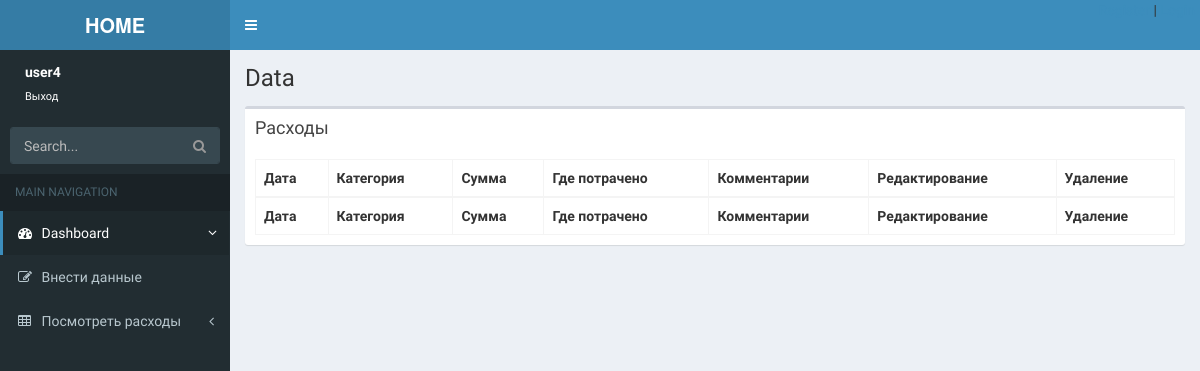
Page /view_all_costs/ (signed in) on the earlier database version.
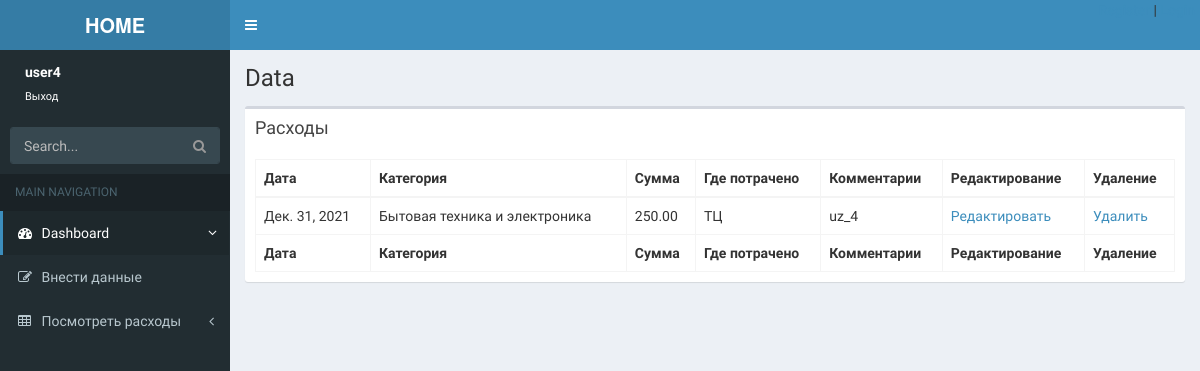
Same page on the later database version.
### h_finance/models.py (models this page shows, shortened)
class Costs(models.Model):
    author = models.ForeignKey(User, on_delete = models.CASCADE, verbose_name='Пользователь', blank = True, null = True)
    title = models.CharField(max_length=150, blank=True)
    category = models.ForeignKey(Category, on_delete=models.PROTECT, null=True)
    data = models.DateField()
    created_at = models.DateField(auto_now_add=True)
    amount = models.DecimalField(max_digits=10, decimal_places=2)
    place_where_spent = models.CharField(max_length=150)
    comments = models.TextField(blank=True)
    class Meta:
        ordering = ['-data']

class Category(models.Model):
    title = models.CharField(max_length=150, db_index=True)
    def __str__(self):
        return self.title
    class Meta:
        ordering = ['title']

### h_finance/views.py (the view)
# urls.py: path('view_all_costs/', AllCosts.as_view(), name='all_costs'),
class AllCosts(LoginRequiredMixin, ListView):
    login_url = reverse_lazy('login')
    model = Costs
    template_name = 'h_finance/view_all_costs.html'
    context_object_name = 'costs'
    def get_context_data(self, *, object_list=None, **kwargs):
        context = super().get_context_data(**kwargs)
        context['title'] = 'Список расходов'
        return context
    def get_queryset(self):
        return Costs.objects.filter(author=self.request.user)

### h_finance/templates/h_finance/view_all_costs.html (shortened to what this page needs)
{% extends 'base.html' %}
{% load static %}
{% block content %}
<div class="content-wrapper">
  <section class="content-header">
    <h1>
      Data
    </h1>
  </section>
  <section class="content">
    <div class="row">
      <div class="col-xs-12">
        <div class="box">
          <div class="box-header">
            <h3 class="box-title">Расходы</h3>
          </div>
          <div class="box-body">
            <table id="example2" class="table table-bordered table-hover">
              <thead>
                <tr>
                  <th>Дата</th>
                  <th>Категория</th>
                  <th>Сумма</th>
                  <th>Где потрачено</th>
                  <th>Комментарии</th>
                  <th>Редактирование</th>
                  <th>Удаление</th>
                </tr>
              </thead>
              <tbody>
                {% for cost in costs %}
                <tr>
                  <td>{{ cost.data }}</td>
                  <td>{{ cost.category }}</td>
                  <td>{{ cost.amount }}</td>
                  <td>{{ cost.place_where_spent }}</td>
                  <td>{{ cost.comments }}</td>
                  <td><a href="{% url 'update_costs' cost.id %}">Редактировать</a></td>
                  <td>
                    <a href="javascript:void()" onclick="delete_question_{{ cost.id }}()">Удалить</a>
                  </td>
                </tr>
                {% endfor %}
              </tbody>
              <tfoot>
                <tr>
                  <th>Дата</th>
                  <th>Категория</th>
                  <th>Сумма</th>
                  <th>Где потрачено</th>
                  <th>Комментарии</th>
                  <th>Редактирование</th>
                  <th>Удаление</th>
                </tr>
              </tfoot>
            </table>
          </div>
        </div>
      </div>
    </div>
  </section>
</div>
{% endblock %}

### templates/base.html (shortened to what this page needs)
{% load static %}
<!DOCTYPE html>
<html>
  <head>
    <link href="{% static 'bootstrap/css/bootstrap.min.css' %}" rel="stylesheet" type="text/css" />
    <link href="https://maxcdn.bootstrapcdn.com/font-awesome/4.3.0/css/font-awesome.min.css" rel="stylesheet" type="text/css" />
    <link href="http://code.ionicframework.com/ionicons/2.0.0/css/ionicons.min.css" rel="stylesheet" type="text/css" />
    <link href="{% static 'plugins/morris/morris.css' %}" rel="stylesheet" type="text/css" />
    <link href="{% static 'plugins/jvectormap/jquery-jvectormap-1.2.2.css' %}" rel="stylesheet" type="text/css" />
    <link href="{% static 'plugins/daterangepicker/daterangepicker-bs3.css' %}" rel="stylesheet" type="text/css" />
    <link href="{% static 'dist/css/AdminLTE.min.css' %}" rel="stylesheet" type="text/css" />
    <link href="{% static 'dist/css/skins/_all-skins.min.css' %}" rel="stylesheet" type="text/css" />
  </head>
  <body class="skin-blue">
    <div class="wrapper">
      {% include 'inc/_header.html' %}
      {% include 'inc/_sidebar.html' %}
      {% block content %} {% endblock %}
    </div>
  </body>
</html>

### templates/inc/_header.html (shortened to what this page needs)
{% load static %}
<header class="main-header">
  <a href="{% url 'home' %}" class="logo"><b>HOME</b></a>
  <nav class="navbar navbar-static-top" role="navigation">
    <a href="#" class="sidebar-toggle" data-toggle="offcanvas" role="button">
    </a>
    <div class="navbar-custom-menu">
      {% if request.user.is_authentucated %}
      {{ user.username }} | <a href="{% url 'logout' %}">Выход</a>
      {% comment %}
      <ul class="nav navbar-nav">
        <li class="dropdown user user-menu">
          <a href="#" class="dropdown-toggle" data-toggle="dropdown">
            <span class="hidden-xs">{{ user.username }}</span>
          </a>
          <ul class="dropdown-menu">
            <li class="user-header">
              <p>
              </p>
            </li>
            <!-- <li class="user-body">
              <div class="col-xs-4 text-center">
                <a href="#">Followers</a>
              </div>
              <div class="col-xs-4 text-center">
                <a href="#">Sales</a>
              </div>
              <div class="col-xs-4 text-center">
                <a href="#">Friends</a>
              </div>
            </li> -->
            <li class="user-footer">
              <div class="pull-left">
                <a href="#" class="btn btn-default btn-flat">Profile</a>
              </div>
              <div class="pull-right">
                <a href="#" class="btn btn-default btn-flat">Sign out</a>
              </div>
            </li>
          </ul>
        </li>
      </ul>
      {% endcomment %}
      {% else %}
      <a href="{% url 'register' %}">Register</a> | <a href="{% url 'login' %}">Login</a>
      {% endif %}
    </div>
  </nav>
</header>

### templates/inc/_sidebar.html (shortened to what this page needs)
{% load static %}
<aside class="main-sidebar">
  <section class="sidebar">
    <div class="user-panel">
      <div class="pull-left info">
        <p>{{ user.username }}</p>
        <a href="{% url 'logout' %}">Выход</a>
      </div>
    </div>
    <form action="#" method="get" class="sidebar-form">
      <div class="input-group">
        <input type="text" name="q" class="form-control" placeholder="Search..."/>
        <span class="input-group-btn">
          <button type='submit' name='search' id='search-btn' class="btn btn-flat"><i class="fa fa-search"></i></button>
        </span>
      </div>
    </form>
    <ul class="sidebar-menu">
      <li class="header">MAIN NAVIGATION</li>
      <li class="active treeview">
        <a href="#">
          <i class="fa fa-dashboard"></i> <span>Dashboard</span> <i class="fa fa-angle-left pull-right"></i>
        </a>
      </li>
      <li class="treeview">
        <a href="{% url 'add_costs' %}">
          <i class="fa fa-edit"></i> <span>Внести данные</span>
        </a>
      </li>
      <li class="treeview">
        <a href="{% url 'all_costs' %}">
          <i class="fa fa-table"></i> <span>Посмотреть расходы</span>
          <i class="fa fa-angle-left pull-right"></i>
        </a>
      </li>
    </ul>
  </section>
</aside>

Differences in the rows shown:
added Costs: data "Дек. 31, 2021", category "Бытовая техника и электроника", amount "250.00", place_where_spent "ТЦ", comments "uz_4"
